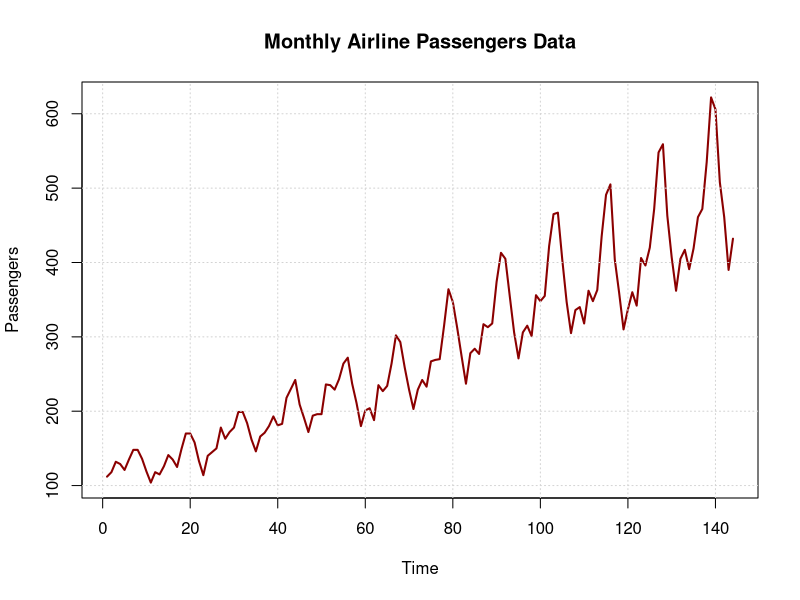
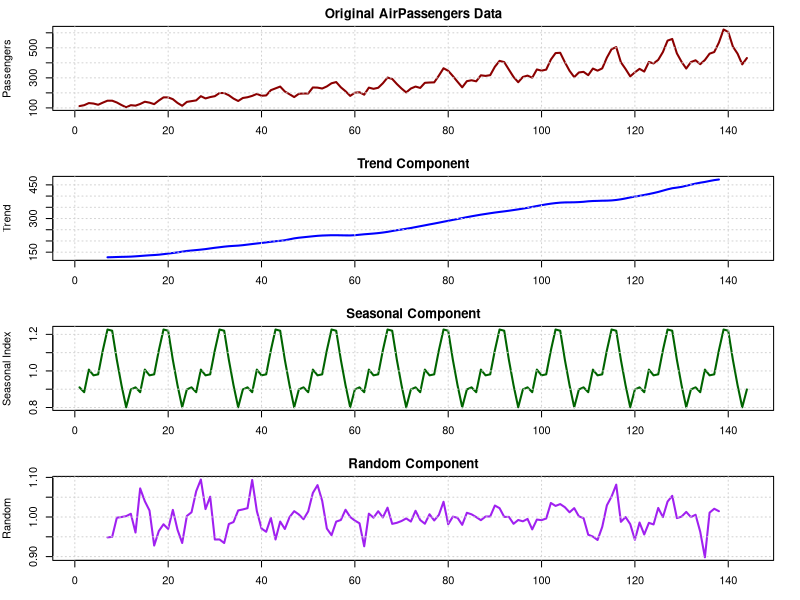
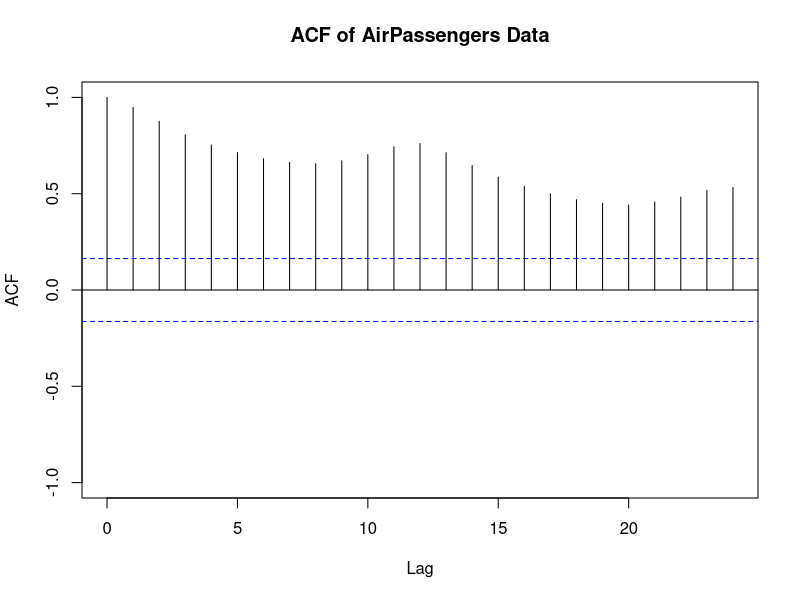
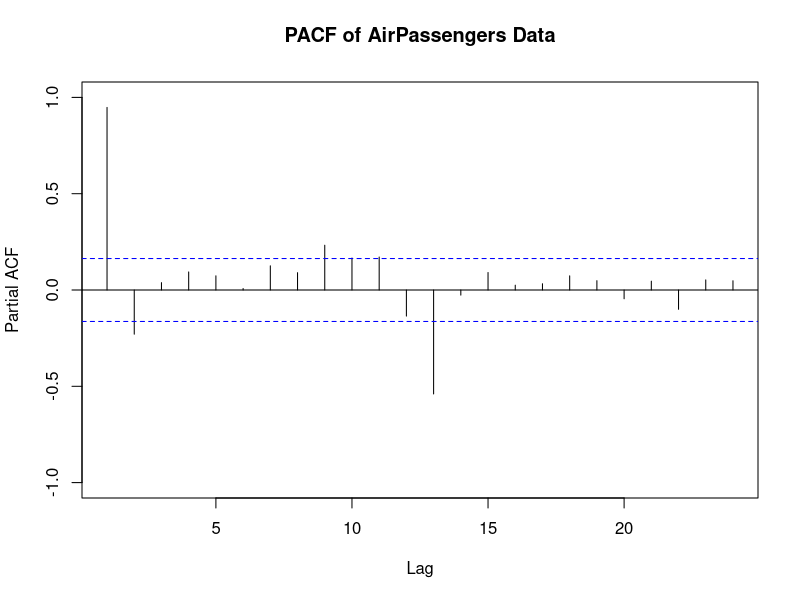

Here is the R script that generated these plots, in order:
## ---- chunk 1
# ========== PRACTICAL-6: AIRPASSENGERS DATA ANALYSIS ==========
cat("PRACTICAL-6: AIRPASSENGERS DATA ANALYSIS\n")
cat(rep("=", 70), "\n\n")

# ------------------------------------------------------------
# (a) Convert the data into a time series object
# ------------------------------------------------------------
cat("(a) LOADING AND CONVERTING DATA\n")
cat(rep("-", 50), "\n\n")

cat("1. Loading required packages...\n")
library(tseries)
library(forecast)
library(TTR)
library(lmtest)

cat("2. Clearing previous variables...\n")
rm(list = ls(all = TRUE))

cat("3. Loading AirPassengers dataset...\n")
data("AirPassengers")

cat("4. Converting to time series object...\n")
AirPassengers_ts <- ts(AirPassengers)

cat("5. Dataset details:\n")
cat("   - Data type:", class(AirPassengers_ts), "\n")
cat("   - Time period:", start(AirPassengers_ts)[1], "to", end(AirPassengers_ts)[1], "\n")
cat("   - Frequency:", frequency(AirPassengers_ts), "(monthly data)\n")
cat("   - Total observations:", length(AirPassengers_ts), "\n")
cat("   - Data range:", min(AirPassengers_ts), "to", max(AirPassengers_ts), "passengers\n\n")

cat("6. Displaying first few rows of data:\n")
print(head(AirPassengers))
cat("\n")

# ------------------------------------------------------------
# (b) Plot the data to identify the dominant component
# ------------------------------------------------------------
cat("(b) VISUAL ANALYSIS - DOMINANT COMPONENT IDENTIFICATION\n")
cat(rep("-", 50), "\n\n")

cat("1. Plotting time series data...\n")
plot(AirPassengers_ts,
     main = "Monthly Airline Passengers Data",
     xlab = "Time",
     ylab = "Passengers",
     col = "darkred",
     lwd = 2)
grid()

cat("2. VISUAL INSPECTION RESULTS:\n")
cat("   - Clear upward trend throughout the series\n")
cat("   - Strong seasonal pattern repeating annually\n")
cat("   - Seasonal amplitude increases over time\n")
cat("   - Growth appears exponential\n")
cat("   - Dominant components: TREND and SEASONALITY\n\n")

# ------------------------------------------------------------
# (c) Decompose the data to observe dominating components
# ------------------------------------------------------------
cat("(c) TIME SERIES DECOMPOSITION\n")
cat(rep("-", 50), "\n\n")

cat("1. Performing visual decomposition analysis...\n")
# Using a manual decomposition approach that works with limited periods

# Calculate basic components
cat("2. Calculating basic components:\n")

# Calculate moving average for trend (using 12-month window)
trend_ma <- ma(AirPassengers_ts, order = 12, centre = TRUE)

# Remove trend to get detrended series
detrended <- AirPassengers_ts / trend_ma

# Calculate seasonal indices (average by month)
monthly_means <- matrix(detrended, nrow = 12)
seasonal_indices <- rowMeans(monthly_means, na.rm = TRUE)
seasonal_indices <- seasonal_indices / mean(seasonal_indices)

# Create seasonal component
seasonal <- ts(rep(seasonal_indices, length(AirPassengers_ts)/12), 
               start = start(AirPassengers_ts), 
               frequency = frequency(AirPassengers_ts))

# Adjust length if needed
if(length(seasonal) > length(AirPassengers_ts)) {
  seasonal <- seasonal[1:length(AirPassengers_ts)]
}

# Calculate trend (seasonally adjusted data / seasonal component)
seasonal_adjusted <- AirPassengers_ts / seasonal
trend <- ma(seasonal_adjusted, order = 12, centre = TRUE)

# Calculate remainder/random component
random <- AirPassengers_ts / (trend * seasonal)

cat("3. Creating decomposition plot...\n")
# Create manual decomposition plot
par(mfrow = c(4, 1), mar = c(3, 4, 2, 2))

plot(AirPassengers_ts, main = "Original AirPassengers Data", 
     ylab = "Passengers", col = "darkred", lwd = 2)
grid()

plot(trend, main = "Trend Component", 
     ylab = "Trend", col = "blue", lwd = 2)
grid()

plot(seasonal, main = "Seasonal Component", 
     ylab = "Seasonal Index", col = "darkgreen", lwd = 2)
grid()

plot(random, main = "Random Component", 
     ylab = "Random", col = "purple", lwd = 2)
grid()

par(mfrow = c(1, 1), mar = c(5, 4, 4, 2) + 0.1)

cat("4. DECOMPOSITION INTERPRETATION:\n")
cat("   - Trend component: Shows consistent growth over time\n")
cat("   - Seasonal component: Regular 12-month pattern visible\n")
cat("   - Random component: Irregular fluctuations after removing trend and seasonality\n")
cat("   - Multiplicative relationship: Seasonal amplitude increases with trend\n\n")

# Show sample decomposition values (first year)
cat("5. Sample decomposition values (first 12 months):\n")
sample_data <- data.frame(
  Month = c("Jan", "Feb", "Mar", "Apr", "May", "Jun", 
            "Jul", "Aug", "Sep", "Oct", "Nov", "Dec"),
  Original = round(AirPassengers_ts[1:12], 1),
  Trend = round(trend[1:12], 1),
  Seasonal = round(seasonal[1:12], 3),
  Random = round(random[1:12], 3)
)
print(sample_data)
cat("\n")

# ------------------------------------------------------------
# (d) Check stationarity using ACF/PACF plot
# ------------------------------------------------------------
cat("(d) STATIONARITY CHECK USING ACF/PACF PLOTS\n")
cat(rep("-", 50), "\n\n")

cat("1. Generating ACF plot...\n")
acf(AirPassengers_ts,
    main = "ACF of AirPassengers Data",
    lag.max = 24,
    ylim = c(-1, 1))

cat("2. Generating PACF plot...\n")
pacf(AirPassengers_ts,
     main = "PACF of AirPassengers Data",
     lag.max = 24,
     ylim = c(-1, 1))

cat("3. ACF/PACF INTERPRETATION:\n")
cat("   - ACF shows slow decay indicating non-stationarity\n")
cat("   - Seasonal spikes visible at lags 12, 24\n")
cat("   - PACF shows significant spikes at early lags\n")
cat("   - Both plots indicate non-stationarity\n")
cat("   - Conclusion: Data is NON-STATIONARY with seasonality\n\n")

# ------------------------------------------------------------
# (e) Check stationarity using statistical tests
# ------------------------------------------------------------
cat("(e) STATISTICAL TESTS FOR STATIONARITY\n")
cat(rep("-", 50), "\n\n")

cat("1. Performing Augmented Dickey-Fuller test...\n")
adf_result <- adf.test(AirPassengers_ts)

cat("   ADF TEST RESULTS:\n")
cat("   - Test statistic:", round(adf_result$statistic, 5), "\n")
cat("   - p-value:", adf_result$p.value, "\n")
cat("   - Lag order:", adf_result$parameter, "\n")
cat("   - Alternative hypothesis:", adf_result$alternative, "\n\n")

cat("2. Performing KPSS test...\n")
kpss_result <- tryCatch({
  kpss.test(AirPassengers_ts)
}, error = function(e) {
  cat("   KPSS test warning:", e$message, "\n")
  return(list(statistic = NA, p.value = NA, parameter = NA))
})

cat("   KPSS TEST RESULTS:\n")
cat("   - Test statistic:", if(!is.na(kpss_result$statistic)) kpss_result$statistic else "N/A", "\n")
cat("   - p-value:", if(!is.na(kpss_result$p.value)) kpss_result$p.value else "N/A", "\n")
cat("   - Truncation lag parameter:", if(!is.na(kpss_result$parameter)) kpss_result$parameter else "N/A", "\n\n")

cat("3. HYPOTHESIS TESTING INTERPRETATION:\n")
cat("   ADF TEST:\n")
cat("   - H0: Series has unit root (non-stationary)\n")
cat("   - H1: Series is stationary\n")
cat("   - Result: p-value =", round(adf_result$p.value, 4), "> 0.05, fail to reject H0\n\n")

if(!is.na(kpss_result$p.value)) {
  cat("   KPSS TEST:\n")
  cat("   - H0: Series is level stationary\n")
  cat("   - H1: Series is not stationary\n")
  cat("   - Result: p-value =", kpss_result$p.value, "< 0.05, reject H0\n")
}
cat("   - Both tests indicate NON-STATIONARITY\n\n")

# ------------------------------------------------------------
# SUMMARY AND CONCLUSIONS
# ------------------------------------------------------------
cat(rep("=", 70), "\n")
cat("SUMMARY AND CONCLUSIONS\n")
cat(rep("=", 70), "\n\n")

cat("KEY FINDINGS:\n")
cat("1. Data Characteristics:\n")
cat("   - Monthly international airline passenger data\n")
cat("   - Time period: January 1949 to December 1960\n")
cat("   - Passenger range: 104 to 622 (in thousands)\n")
cat("   - Strong growth pattern visible\n\n")

cat("2. Component Analysis:\n")
cat("   - Trend: Clear upward growth pattern\n")
cat("   - Seasonality: Visible 12-month seasonal pattern\n")
cat("   - Multiplicative relationship: Seasonality amplitude increases with trend\n")
cat("   - Random: Irregular fluctuations present\n\n")

cat("3. Stationarity Analysis:\n")
cat("   - ADF test: p-value =", round(adf_result$p.value, 4), "(non-stationary)\n")
cat("   - ACF/PACF: Slow decay with seasonal patterns\n")
cat("   - Visual inspection: Clear trend and seasonality\n\n")

cat("4. STATIONARITY CONCLUSION:\n")
cat("   - Data is clearly NON-STATIONARY\n")
cat("   - Contains both trend and seasonal components\n")
cat("   - Requires transformation for stationarity\n\n")

cat("5. RECOMMENDATIONS FOR FURTHER ANALYSIS:\n")
cat("   - Apply logarithmic transformation\n")
cat("   - Apply seasonal differencing\n")
cat("   - Apply first differencing\n")
cat("   - Consider SARIMA modeling\n")

cat(rep("=", 70), "\n")
